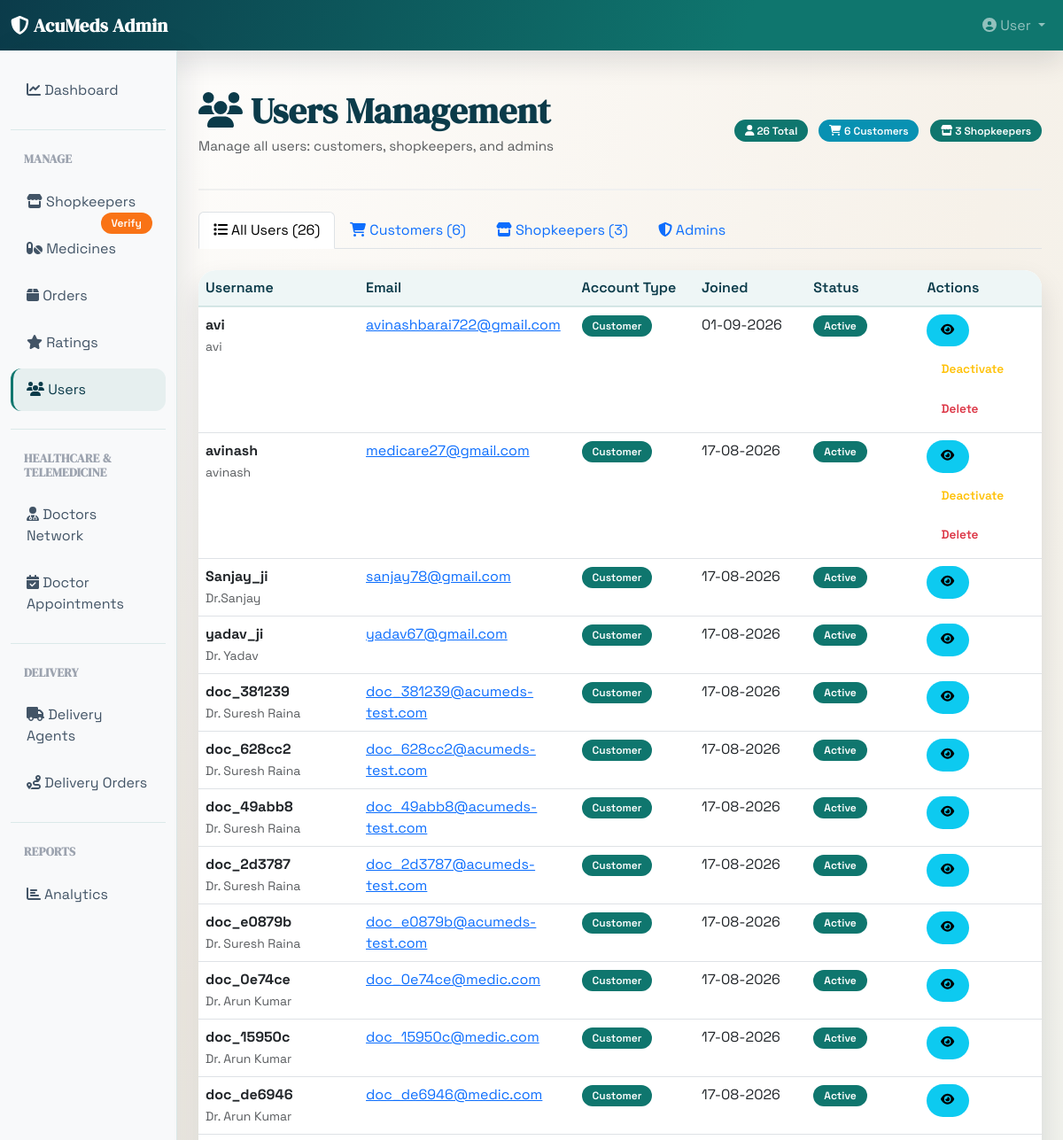
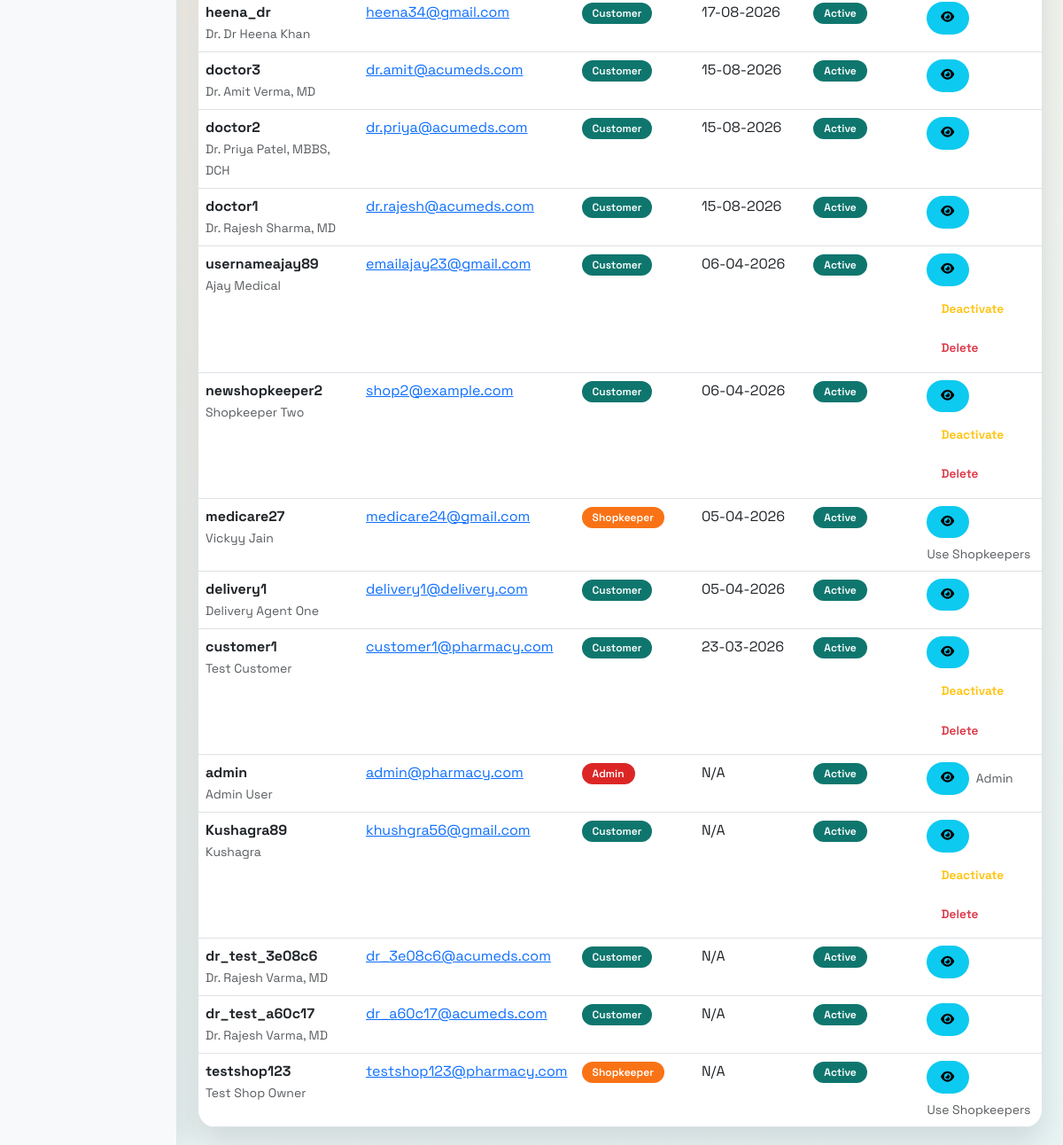
/users (signed in), run on the app's committed database (2 pictures, top to bottom).
### app/models.py (models this page shows, shortened)
class User(UserMixin, db.Model):
    __tablename__ = 'users'
    id = db.Column(db.Integer, primary_key=True)
    username = db.Column(db.String(80), unique=True, nullable=False)
    email = db.Column(db.String(120), unique=True, nullable=False)
    password_hash = db.Column(db.String(255), nullable=False)
    full_name = db.Column(db.String(120))
    phone = db.Column(db.String(20))
    address = db.Column(db.Text)
    city = db.Column(db.String(80))  # Location/city of user
    age = db.Column(db.Integer)
    gender = db.Column(db.String(20))
    role = db.Column(db.String(20), default='customer')
    created_at = db.Column(db.DateTime, default=datetime.utcnow)
    is_admin = db.Column(db.Boolean, default=False)
    is_active = db.Column(db.Boolean, default=True)
    orders = db.relationship('Order', backref='user', lazy=True, cascade='all, delete-orphan')
    cart_items = db.relationship('CartItem', backref='user', lazy=True, cascade='all, delete-orphan')
    prescriptions = db.relationship('Prescription', backref='user', lazy=True, cascade='all, delete-orphan')
    recommendations = db.relationship('Recommendation', backref='user', lazy=True, cascade='all, delete-orphan')
    shopkeeper = db.relationship('Shopkeeper', backref='user', uselist=False, cascade='all, delete-orphan')
    delivery_agent = db.relationship('DeliveryAgent', backref='user', uselist=False, cascade='all, delete-orphan')
    doctor = db.relationship('Doctor', backref='user', uselist=False, cascade='all, delete-orphan')
    patient_appointments = db.relationship('DoctorAppointment', backref='patient', lazy=True, foreign_keys='DoctorAppointment.patient_id', cascade='all, delete-orphan')
    patient_prescriptions = db.relationship('DoctorPrescription', backref='patient', lazy=True, foreign_keys='DoctorPrescription.patient_id', cascade='all, delete-orphan')
    notifications = db.relationship('Notification', backref='user', lazy=True, cascade='all, delete-orphan')
    ratings = db.relationship('MedicineRating', backref='user', lazy=True, cascade='all, delete-orphan')

### app/routes.py (the view)
@dashboard_bp.route('/users')
@admin_required
def users():
    users_list = User.query.order_by(User.created_at.desc()).all()
    customers = [u for u in users_list if (not u.role or u.role == 'customer') and not u.is_admin]
    admins = [u for u in users_list if u.is_admin or u.role == 'admin']
    shopkeepers = Shopkeeper.query.all()
    return render_template('dashboard/users.html',
                         users=users_list,
                         customers=customers,
                         shopkeepers=shopkeepers,
                         admins=admins,
                         total_users=len(users_list),
                         customer_count=len(customers),
                         shopkeeper_count=len(shopkeepers))

### app/routes.py (called while the page is built)
def admin_required(f):
    @wraps(f)
    def decorated_function(*args, **kwargs):
        if not current_user.is_authenticated:
            return redirect(url_for('auth.login'))
        if not current_user.is_admin:
            flash('You must be logged in as an admin', 'danger')
            logout_user()  # Log out non-admin users
            return redirect(url_for('auth.login'))
        return f(*args, **kwargs)
    return decorated_function

### templates/dashboard/users.html (shortened to what this page needs)
{% extends "base.html" %}
{% block content %}
<div class="page-header mt-4 mb-4">
    <div class="d-flex justify-content-between align-items-center">
        <div>
            <h1><i class="fas fa-users"></i> Users Management</h1>
            <p class="text-muted">Manage all users: customers, shopkeepers, and admins</p>
        </div>
        <div>
            <span class="badge bg-primary me-2">
                <i class="fas fa-user"></i> {{ total_users }} Total
            </span>
            <span class="badge bg-info me-2">
                <i class="fas fa-shopping-cart"></i> {{ customer_count }} Customers
            </span>
            <span class="badge bg-success">
                <i class="fas fa-store"></i> {{ shopkeeper_count }} Shopkeepers
            </span>
        </div>
    </div>
</div>
<ul class="nav nav-tabs mb-4" role="tablist">
    <li class="nav-item" role="presentation">
        <button class="nav-link active" id="all-tab" data-bs-toggle="tab" data-bs-target="#all" type="button">
            <i class="fas fa-list"></i> All Users ({{ total_users }})
        </button>
    </li>
    <li class="nav-item" role="presentation">
        <button class="nav-link" id="customers-tab" data-bs-toggle="tab" data-bs-target="#customers" type="button">
            <i class="fas fa-shopping-cart"></i> Customers ({{ customer_count }})
        </button>
    </li>
    <li class="nav-item" role="presentation">
        <button class="nav-link" id="shopkeepers-tab" data-bs-toggle="tab" data-bs-target="#shopkeepers" type="button">
            <i class="fas fa-store"></i> Shopkeepers ({{ shopkeeper_count }})
        </button>
    </li>
    <li class="nav-item" role="presentation">
        <button class="nav-link" id="admins-tab" data-bs-toggle="tab" data-bs-target="#admins" type="button">
            <i class="fas fa-shield-alt"></i> Admins
        </button>
    </li>
</ul>
<div class="tab-content">
    <div class="tab-pane fade show active" id="all">
        {% if users %}
        <div class="table-responsive card">
            <table class="table table-hover mb-0">
                <thead class="table-light">
                    <tr>
                        <th width="20%">Username</th>
                        <th width="20%">Email</th>
                        <th width="15%">Account Type</th>
                        <th width="15%">Joined</th>
                        <th width="15%">Status</th>
                        <th width="15%">Actions</th>
                    </tr>
                </thead>
                <tbody>
                    {% for user in users %}
                    {% set active = user.is_active if user.is_active is defined and user.is_active is not none else true %}
                    <tr>
                        <td>
                            <strong>{{ user.username }}</strong>
                            <br/>
                            <small class="text-muted">{{ user.full_name or 'N/A' }}</small>
                        </td>
                        <td>
                            <a href="mailto:{{ user.email }}">{{ user.email }}</a>
                        </td>
                        <td>
                            {% if user.role == 'admin' %}
                                <span class="badge bg-danger">Admin</span>
                            {% elif user.role == 'shopkeeper' %}
                                <span class="badge bg-warning">Shopkeeper</span>
                            {% else %}
                                <span class="badge bg-primary">Customer</span>
                            {% endif %}
                        </td>
                        <td>
                            {{ user.created_at.strftime('%d-%m-%Y') if user.created_at else 'N/A' }}
                        </td>
                        <td>
                            {% if user.is_active is defined and user.is_active is not none %}
                                {% if user.is_active %}
                                    <span class="badge bg-success">Active</span>
                                {% else %}
                                    <span class="badge bg-secondary">Inactive</span>
                                {% endif %}
                            {% else %}
                                <span class="badge bg-success">Active</span>
                            {% endif %}
                        </td>
                        <td>
                            <div class="d-flex flex-wrap gap-2">
                                <button class="btn btn-sm btn-info" data-bs-toggle="modal"
                                    data-bs-target="#userModal{{ user.id }}" title="View Details">
                                    <i class="fas fa-eye"></i>
                                </button>
                                {% if user.role == 'customer' and not user.is_admin %}
                                    <form method="POST" action="{{ url_for('dashboard.toggle_user_active', user_id=user.id) }}">
                                        <button type="submit" class="btn btn-sm btn-outline-warning">
                                            {{ 'Deactivate' if active else 'Activate' }}
                                        </button>
                                    </form>
                                    <form method="POST" action="{{ url_for('dashboard.delete_user', user_id=user.id) }}" onsubmit="return confirm('Permanently delete this customer? This cannot be undone.');">
                                        <button type="submit" class="btn btn-sm btn-outline-danger">
                                            Delete
                                        </button>
                                    </form>
                                {% elif user.role == 'shopkeeper' %}
                                    <span class="text-muted small align-self-center">Use Shopkeepers</span>
                                {% elif user.is_admin %}
                                    <span class="text-muted small align-self-center">Admin</span>
                                {% endif %}
                            </div>
                        </td>
                    </tr>
                    {% endfor %}
                </tbody>
            </table>
        </div>
        {% else %}
        <div class="alert alert-info">
            <i class="fas fa-info-circle"></i> No users found
        </div>
        {% endif %}
    </div>
{% endblock %}

### static/css/style.css (style rules this page uses)
:root { --ink: #0f172a; --primary: #0f766e; --secondary: #0b3b4a; --accent: #f97352; --danger: #dc2626; --warning: #f97316; --info: #0891b2; --surface: #ffffff; --sand: #f6f1e9; --sky: #e8f4f4; --shadow: rgba(15, 23, 42, 0.12); }
body { font-family: "Space Grotesk", sans-serif; color: var(--ink); background: radial-gradient(circle at top left, #ffffff 0%, var(--sand) 40%, var(--sky) 100%); }
h1, h2, h3, h4, .navbar-brand, .sidebar .nav-section-title { font-family: "DM Serif Display", serif; letter-spacing: 0.3px; }
.page-header { margin-bottom: 30px; }
.page-header h1 { font-weight: 700; color: var(--secondary); margin-bottom: 5px; }
.page-header .text-muted { font-size: 0.95rem; }
.card { border: none; box-shadow: 0 16px 32px var(--shadow); border-radius: 20px; margin-bottom: 20px; overflow: hidden; background: var(--surface); }
.badge { padding: 6px 12px; font-weight: 600; border-radius: 999px; }
.btn { border: none; border-radius: 999px; font-weight: 600; padding: 8px 16px; transition: all 0.3s ease; }
.table { margin-bottom: 0; }
.table thead th { background-color: #eef6f6; border-bottom: 2px solid rgba(15, 118, 110, 0.15); font-weight: 600; color: var(--secondary); }
.bg-primary, .bg-success { background-color: var(--primary) !important; }
.bg-info { background-color: var(--info) !important; }
.bg-warning { background-color: var(--warning) !important; }
.bg-danger { background-color: var(--danger) !important; }

### templates/base.html (style rules this page uses)
:root { --primary: #1e40af; --success: #059669; --danger: #dc2626; --warning: #f59e0b; --info: #0891b2; }
body { background-color: #f3f4f6; font-family: 'Segoe UI', Tahoma, Geneva, Verdana, sans-serif; }
.page-header { margin-bottom: 30px; }
.page-header h1 { font-weight: 700; color: #1f2937; margin-bottom: 5px; }
.page-header .text-muted { font-size: 0.95rem; }
.card { border: none; box-shadow: 0 2px 8px rgba(0,0,0,0.08); border-radius: 8px; margin-bottom: 20px; }
.badge { padding: 6px 12px; font-weight: 500; border-radius: 20px; }
.btn-sm { padding: 5px 10px; font-size: 0.85rem; }
.table { margin-bottom: 0; }
.table thead th { background-color: #f3f4f6; border-bottom: 2px solid #e5e7eb; font-weight: 600; color: #374151; }

### templates/dashboard/users.html (style rules this page uses)
.page-header { padding: 20px 0; border-bottom: 2px solid #f0f0f0; }

### data on the page
User: username "avi", full_name "avi", email "avinashbarai722@gmail.com", role "Customer", created_at "01-09-2026", is_active "Active", value "Deactivate"
User: username "avinash", full_name "avinash", email "medicare27@gmail.com", role "Customer", created_at "17-08-2026", is_active "Active", value "Deactivate"
User: username "Sanjay_ji", full_name "Dr.Sanjay", email "sanjay78@gmail.com", role "Customer", created_at "17-08-2026", is_active "Active"
User: username "yadav_ji", full_name "Dr. Yadav", email "yadav67@gmail.com", role "Customer", created_at "17-08-2026", is_active "Active"
User: username "doc_381239", full_name "Dr. Suresh Raina", email "doc_381239@acumeds-test.com", role "Customer", created_at "17-08-2026", is_active "Active"
User: username "doc_628cc2", full_name "Dr. Suresh Raina", email "doc_628cc2@acumeds-test.com", role "Customer", created_at "17-08-2026", is_active "Active"
User: username "doc_49abb8", full_name "Dr. Suresh Raina", email "doc_49abb8@acumeds-test.com", role "Customer", created_at "17-08-2026", is_active "Active"
User: username "doc_2d3787", full_name "Dr. Suresh Raina", email "doc_2d3787@acumeds-test.com", role "Customer", created_at "17-08-2026", is_active "Active"
User: username "doc_e0879b", full_name "Dr. Suresh Raina", email "doc_e0879b@acumeds-test.com", role "Customer", created_at "17-08-2026", is_active "Active"
User: username "doc_0e74ce", full_name "Dr. Arun Kumar", email "doc_0e74ce@medic.com", role "Customer", created_at "17-08-2026", is_active "Active"
User: username "doc_15950c", full_name "Dr. Arun Kumar", email "doc_15950c@medic.com", role "Customer", created_at "17-08-2026", is_active "Active"
User: username "doc_de6946", full_name "Dr. Arun Kumar", email "doc_de6946@medic.com", role "Customer", created_at "17-08-2026", is_active "Active"
User: username "heena_dr", full_name "Dr. Dr Heena Khan", email "heena34@gmail.com", role "Customer", created_at "17-08-2026", is_active "Active"
User: username "doctor3", full_name "Dr. Amit Verma, MD", email "dr.amit@acumeds.com", role "Customer", created_at "15-08-2026", is_active "Active"
User: username "doctor2", full_name "Dr. Priya Patel, MBBS, DCH", email "dr.priya@acumeds.com", role "Customer", created_at "15-08-2026", is_active "Active"
User: username "doctor1", full_name "Dr. Rajesh Sharma, MD", email "dr.rajesh@acumeds.com", role "Customer", created_at "15-08-2026", is_active "Active"
User: username "usernameajay89", full_name "Ajay Medical", email "emailajay23@gmail.com", role "Customer", created_at "06-04-2026", is_active "Active", value "Deactivate"
User: username "newshopkeeper2", full_name "Shopkeeper Two", email "shop2@example.com", role "Customer", created_at "06-04-2026", is_active "Active", value "Deactivate"
User: username "medicare27", full_name "Vickyy Jain", email "medicare24@gmail.com", role "Shopkeeper", created_at "05-04-2026", is_active "Active"
User: username "delivery1", full_name "Delivery Agent One", email "delivery1@delivery.com", role "Customer", created_at "05-04-2026", is_active "Active"
User: username "customer1", full_name "Test Customer", email "customer1@pharmacy.com", role "Customer", created_at "23-03-2026", is_active "Active", value "Deactivate"
User: username "admin", full_name "Admin User", email "admin@pharmacy.com", role "Admin", created_at "N/A", is_active "Active"
User: username "Kushagra89", full_name "Kushagra", email "khushgra56@gmail.com", role "Customer", created_at "N/A", is_active "Active", value "Deactivate"
User: username "dr_test_3e08c6", full_name "Dr. Rajesh Varma, MD", email "dr_3e08c6@acumeds.com", role "Customer", created_at "N/A", is_active "Active"
User: username "dr_test_a60c17", full_name "Dr. Rajesh Varma, MD", email "dr_a60c17@acumeds.com", role "Customer", created_at "N/A", is_active "Active"
User: username "testshop123", full_name "Test Shop Owner", email "testshop123@pharmacy.com", role "Shopkeeper", created_at "N/A", is_active "Active"

### other printed values
{{ "User" }} "User"
{{ total_users }} "26"
{{ customer_count }} "6"
{{ shopkeeper_count }} "3"
